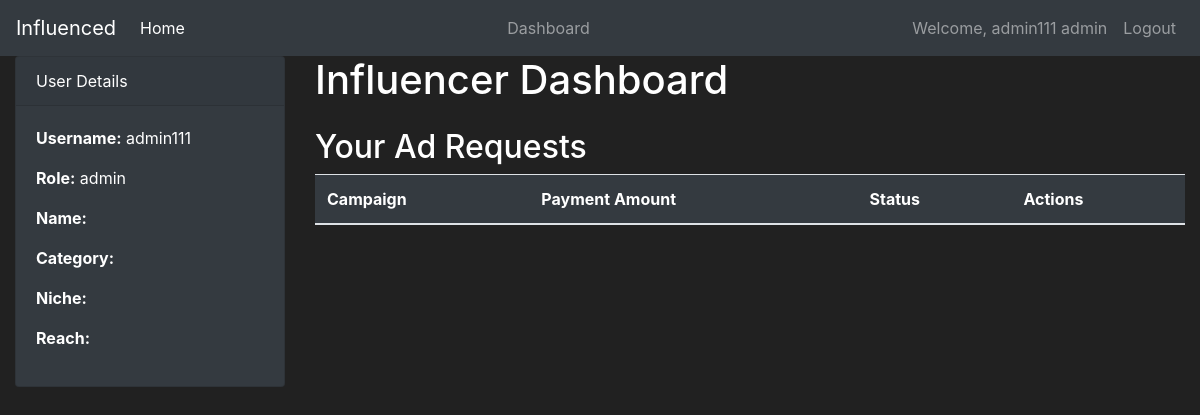
The app's page /Dashboard/Influencer (signed in), older data.
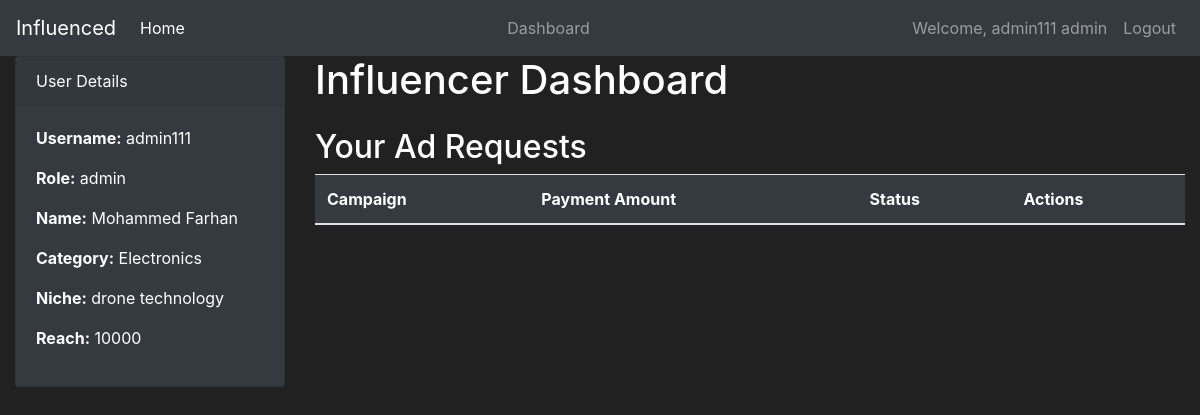
The same page, newer data.
### website/models.py (models this page shows, shortened)
class Influencer(db.Model):
    id = db.Column(db.Integer, primary_key=True)
    user_id = db.Column(db.Integer, db.ForeignKey('user.id'), nullable=False)
    name = db.Column(db.String(150), nullable=False)
    email_id = db.Column(db.String(50),nullable =False,unique =True)
    category = db.Column(db.String(100))
    niche = db.Column(db.String(100))
    reach = db.Column(db.Integer)
    user = db.relationship('User', backref=db.backref('influencer', lazy=True))

### website/routes.py (the view)
@app.route('/Dashboard/Influencer',methods=['POST','GET'])
@login_required
def website_page_influencer():
    current_influencer = Influencer.query.filter_by(id=current_user.id).first()
    ad_requests = AdRequest.query.filter_by(influencer_id=current_user.id).all()
    return render_template('influencer_dashboard.html',current_influencer=current_influencer,ad_requests=ad_requests)

### website/models.py (called while the page is built)
@login_manager.user_loader
def load_user(user_id):
    return User.query.get(int(user_id))

### website/Templates/influencer_dashboard.html (shortened to what this page needs)
{% extends 'base.html'%}
{% block content %}
<div class="container-fluid">
    <div class="row">
        <div class="col-md-3">
            <div class="card bg-dark text-white">
                <div class="card-header">
                    User Details
                </div>
                <div class="card-body">
                    <p><strong>Username:</strong> {{ current_user.username }}</p>
                    <p><strong>Role:</strong> {{ current_user.role }}</p>
                    <p><strong>Name:</strong> {{ current_influencer.name }}</p>
                    <p><strong>Category:</strong> {{ current_influencer.category }}</p>
                    <p><strong>Niche:</strong> {{ current_influencer.niche }}</p>
                    <p><strong>Reach:</strong> {{ current_influencer.reach }}</p>
                </div>
            </div>
        </div>
        <div class="col-md-9">
            <h1 class="mb-4">Influencer Dashboard</h1>
            <h2>Your Ad Requests</h2>
            <table class="table table-striped bg-dark text-white">
                <thead>
                    <tr>
                        <th>Campaign</th>
                        <th>Payment Amount</th>
                        <th>Status</th>
                        <th>Actions</th>
                    </tr>
                </thead>
            </table>
        </div>
    </div>
</div>
{% endblock %}

Row changes from the older to the newer data that the page shows:
added Influencer: name "Mohammed Farhan", category "Electronics", niche "drone technology", reach "10000"
